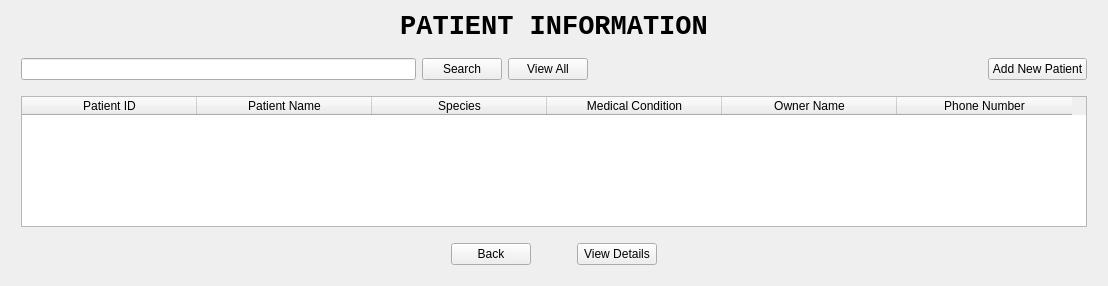
      <widget class="QWidget" name="Page_View">
       <layout class="QVBoxLayout" name="verticalLayout_4">
        <item>
         <layout class="QVBoxLayout" name="verticalLayout_2" stretch="1,1,1,1,15,1">
          <property name="leftMargin">
           <number>10</number>
          </property>
          <property name="rightMargin">
           <number>10</number>
          </property>
          <item>
           <layout class="QGridLayout" name="gridLayout_11">
            <item row="0" column="0">
             <widget class="QLabel" name="label_2">
              <property name="font">
               <font>
                <family>Courier New</family>
                <pointsize>20</pointsize>
                <weight>75</weight>
                <bold>true</bold>
                <kerning>true</kerning>
               </font>
              </property>
              <property name="text">
               <string>PATIENT INFORMATION</string>
              </property>
              <property name="alignment">
               <set>Qt::AlignCenter</set>
              </property>
             </widget>
            </item>
           </layout>
          </item>
          <item>
           <spacer name="verticalSpacer">
            <property name="orientation">
             <enum>Qt::Vertical</enum>
            </property>
            <property name="sizeHint" stdset="0">
             <size>
              <width>20</width>
              <height>40</height>
             </size>
            </property>
           </spacer>
          </item>
          <item>
           <layout class="QGridLayout" name="gridLayout_9">
            <item row="1" column="5">
             <widget class="QPushButton" name="push_button_add_new_2">
              <property name="cursor">
               <cursorShape>PointingHandCursor</cursorShape>
              </property>
              <property name="text">
               <string>Add New Patient</string>
              </property>
             </widget>
            </item>
            <item row="1" column="2">
             <widget class="QPushButton" name="push_button_search_2">
              <property name="cursor">
               <cursorShape>PointingHandCursor</cursorShape>
              </property>
              <property name="text">
               <string>Search</string>
              </property>
             </widget>
            </item>
            <item row="1" column="0">
             <widget class="QLineEdit" name="animal_search_field"/>
            </item>
            <item row="1" column="4">
             <spacer name="horizontalSpacer_3">
              <property name="orientation">
               <enum>Qt::Horizontal</enum>
              </property>
              <property name="sizeHint" stdset="0">
               <size>
                <width>40</width>
                <height>20</height>
               </size>
              </property>
             </spacer>
            </item>
            <item row="1" column="3">
             <widget class="QPushButton" name="push_button_view_2">
              <property name="cursor">
               <cursorShape>PointingHandCursor</cursorShape>
              </property>
              <property name="text">
               <string>View All</string>
              </property>
             </widget>
            </item>
           </layout>
          </item>
          <item>
           <spacer name="verticalSpacer_2">
            <property name="orientation">
             <enum>Qt::Vertical</enum>
            </property>
            <property name="sizeHint" stdset="0">
             <size>
              <width>20</width>
              <height>40</height>
             </size>
            </property>
           </spacer>
          </item>
          <item>
           <layout class="QGridLayout" name="gridLayout_8">
            <property name="bottomMargin">
             <number>10</number>
            </property>
            <item row="3" column="0">
             <widget class="QTableWidget" name="table_patient_2">
              <property name="sizePolicy">
               <sizepolicy hsizetype="Expanding" vsizetype="Expanding">
                <horstretch>100</horstretch>
                <verstretch>0</verstretch>
               </sizepolicy>
              </property>
              <property name="cursor" stdset="0">
               <cursorShape>ArrowCursor</cursorShape>
              </property>
              <property name="sizeAdjustPolicy">
               <enum>QAbstractScrollArea::AdjustToContents</enum>
              </property>
              <attribute name="horizontalHeaderCascadingSectionResizes">
               <bool>false</bool>
              </attribute>
              <attribute name="horizontalHeaderMinimumSectionSize">
               <number>39</number>
              </attribute>
              <attribute name="horizontalHeaderDefaultSectionSize">
               <number>175</number>
              </attribute>
              <attribute name="horizontalHeaderShowSortIndicator" stdset="0">
               <bool>false</bool>
              </attribute>
              <attribute name="horizontalHeaderStretchLastSection">
               <bool>false</bool>
              </attribute>
              <attribute name="verticalHeaderDefaultSectionSize">
               <number>50</number>
              </attribute>
              <column>
               <property name="text">
                <string>Patient ID</string>
               </property>
              </column>
              <column>
               <property name="text">
                <string>Patient Name</string>
               </property>
              </column>
              <column>
               <property name="text">
                <string>Species</string>
               </property>
              </column>
              <column>
               <property name="text">
                <string>Medical Condition</string>
               </property>
              </column>
              <column>
               <property name="text">
                <string>Owner Name</string>
               </property>
              </column>
              <column>
               <property name="text">
                <string>Phone Number</string>
               </property>
              </column>
             </widget>
            </item>
           </layout>
          </item>
          <item>
           <layout class="QGridLayout" name="gridLayout_10" columnstretch="25,0,0,0,0,25">
            <property name="bottomMargin">
             <number>10</number>
            </property>
            <item row="0" column="3">
             <spacer name="horizontalSpacer_4">
              <property name="orientation">
               <enum>Qt::Horizontal</enum>
              </property>
              <property name="sizeHint" stdset="0">
               <size>
                <width>40</width>
                <height>20</height>
               </size>
              </property>
             </spacer>
            </item>
            <item row="0" column="4">
             <widget class="QPushButton" name="push_button_view_details_2">
              <property name="cursor">
               <cursorShape>PointingHandCursor</cursorShape>
              </property>
              <property name="text">
               <string>View Details</string>
              </property>
             </widget>
            </item>
            <item row="0" column="0">
             <spacer name="horizontalSpacer_5">
              <property name="orientation">
               <enum>Qt::Horizontal</enum>
              </property>
              <property name="sizeHint" stdset="0">
               <size>
                <width>40</width>
                <height>20</height>
               </size>
              </property>
             </spacer>
            </item>
            <item row="0" column="1">
             <widget class="QPushButton" name="push_button_back_2">
              <property name="cursor">
               <cursorShape>PointingHandCursor</cursorShape>
              </property>
              <property name="text">
               <string>Back</string>
              </property>
             </widget>
            </item>
            <item row="0" column="5">
             <spacer name="horizontalSpacer_6">
              <property name="orientation">
               <enum>Qt::Horizontal</enum>
              </property>
              <property name="sizeHint" stdset="0">
               <size>
                <width>40</width>
                <height>20</height>
               </size>
              </property>
             </spacer>
            </item>
           </layout>
          </item>
         </layout>
        </item>
       </layout>
      </widget>
